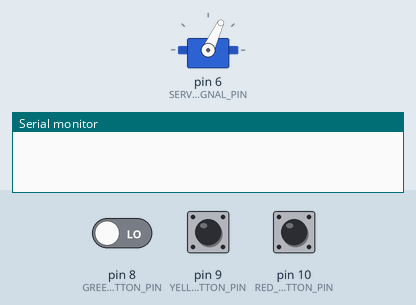
This sketch was run on a simulated Arduino Uno, built with avr-gcc and run on an emulated ATmega328P. Parts: servo, the last lines printed to the serial monitor. Inputs (shaded band) come from the test bench; at power-on: pin 9 (YELLOW_BUTTON_PIN) LOW, pin 10 (RED_BUTTON_PIN) LOW, pin 8 (GREEN_BUTTON_PIN) LOW.

Above: at 1.2 s.
1.3 s: pin 9 (YELLOW_BUTTON_PIN) pulled HIGH for 0.15 s
At 2.2 s:
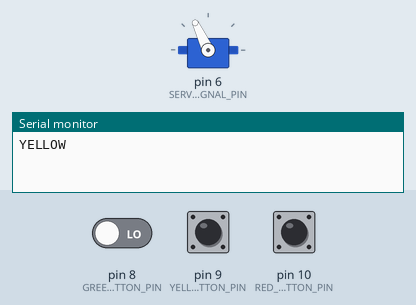
2.9 s: pin 9 (YELLOW_BUTTON_PIN) pulled HIGH for 1 s
At 3.4 s:
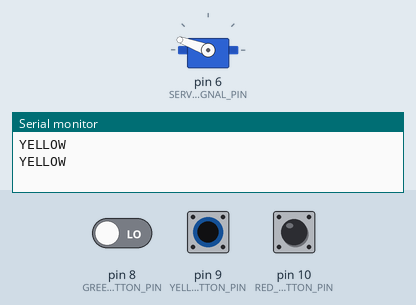
5.4 s: pin 9 (YELLOW_BUTTON_PIN) pulled HIGH for 0.15 s
At 6.5 s:
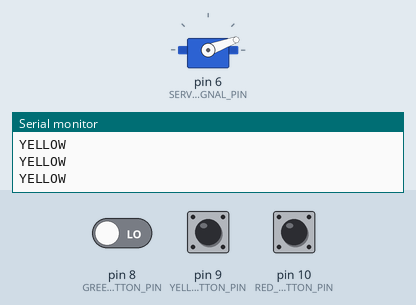
8.6 s: pin 10 (RED_BUTTON_PIN) pulled HIGH for 0.15 s
At 8.9 s:
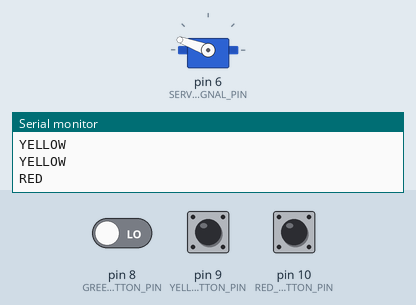
10.2 s: pin 10 (RED_BUTTON_PIN) pulled HIGH for 1 s
At 11.4 s:
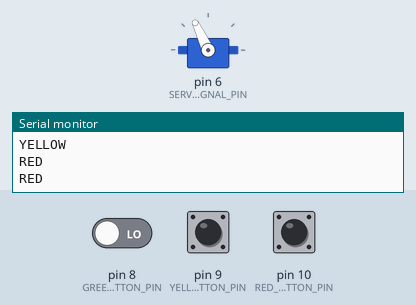
Timing chart, 0 to 13.2 s (numbered marks = the images above; inputs shaded):
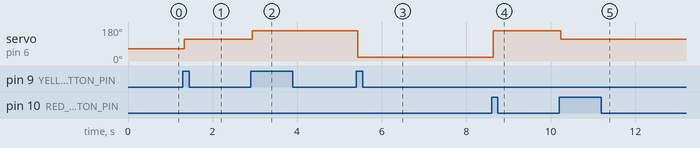

The sketch:

02_WaterConsequences_Arduino.ino
```cpp
#include <Servo.h>

// 02 Water Consequences — three-button serial controller
// Button modules: VCC -> 5V, GND -> GND, OUT -> the pin below.
// This sketch assumes each module's OUT goes HIGH when pressed.
// If your module goes LOW when pressed, change PRESSED_LEVEL to LOW.

const uint8_t RED_BUTTON_PIN = 10;    // Previous water allocation scenario
const uint8_t YELLOW_BUTTON_PIN = 9;  // Next water allocation scenario
const uint8_t GREEN_BUTTON_PIN = 8;   // Confirm current scenario

// SG90 signal wire. Change this if your servo signal is connected elsewhere.
const uint8_t SERVO_SIGNAL_PIN = 6;

const uint8_t PRESSED_LEVEL = HIGH;
const unsigned long DEBOUNCE_MS = 35;

// Website scenario order: Life First, Balanced, Compute First, High Demand.
// The balanced scenario is selected on startup, matching the web page default.
// Adjust these angles to suit the pointer/linkage used in your installation.
const uint8_t SCENARIO_ANGLES[] = {20, 65, 115, 160};
const uint8_t SCENARIO_COUNT = sizeof(SCENARIO_ANGLES) / sizeof(SCENARIO_ANGLES[0]);
uint8_t currentScenario = 1;

struct ButtonState {
  uint8_t pin;
  const char *message;
  int lastReading;
  int stableState;
  unsigned long lastChangeAt;
};

ButtonState buttons[] = {
  {RED_BUTTON_PIN, "RED", LOW, LOW, 0},
  {YELLOW_BUTTON_PIN, "YELLOW", LOW, LOW, 0},
  {GREEN_BUTTON_PIN, "GREEN", LOW, LOW, 0},
};

const uint8_t BUTTON_COUNT = sizeof(buttons) / sizeof(buttons[0]);
Servo scenarioServo;

void sendButtonEvent(const char *message) {
  // The web page reads one command per line at 9600 baud.
  Serial.println(message);
}

void moveServoToScenario() {
  scenarioServo.write(SCENARIO_ANGLES[currentScenario]);
}

void handleButtonPress(uint8_t index) {
  if (index == 0) {
    // Red: previous scenario, wrapping around at either end.
    currentScenario = (currentScenario + SCENARIO_COUNT - 1) % SCENARIO_COUNT;
    moveServoToScenario();
    sendButtonEvent("RED");
  } else if (index == 1) {
    // Yellow: next scenario, wrapping around at either end.
    currentScenario = (currentScenario + 1) % SCENARIO_COUNT;
    moveServoToScenario();
    sendButtonEvent("YELLOW");
  } else {
    // Green: confirm the current scenario. The servo stays at its indicator angle.
    sendButtonEvent("GREEN");
  }
}

void setup() {
  Serial.begin(9600);

  // The button modules provide their own HIGH/LOW output, so use INPUT.
  for (uint8_t i = 0; i < BUTTON_COUNT; i++) {
    pinMode(buttons[i].pin, INPUT);
    const int reading = digitalRead(buttons[i].pin);
    buttons[i].lastReading = reading;
    buttons[i].stableState = reading;
    buttons[i].lastChangeAt = millis();
  }

  scenarioServo.attach(SERVO_SIGNAL_PIN);
  moveServoToScenario();
}

void loop() {
  const unsigned long now = millis();

  for (uint8_t i = 0; i < BUTTON_COUNT; i++) {
    ButtonState &button = buttons[i];
    const int reading = digitalRead(button.pin);

    if (reading != button.lastReading) {
      button.lastReading = reading;
      button.lastChangeAt = now;
    }

    if ((now - button.lastChangeAt) >= DEBOUNCE_MS &&
        reading != button.stableState) {
      button.stableState = reading;

      // Send one event on the press edge; holding the button won't repeat it.
      if (button.stableState == PRESSED_LEVEL) {
        handleButtonPress(i);
      }
    }
  }
}
```

Measured:
- after the input at 1.3 s, servo on pin 6 (SERVO_SIGNAL_PIN): 65° → 115° at once
- after the input at 2.9 s, servo on pin 6 (SERVO_SIGNAL_PIN): 115° → 160° at once
- after the input at 5.4 s, servo on pin 6 (SERVO_SIGNAL_PIN): 160° → 20° at once
- after the input at 8.6 s, servo on pin 6 (SERVO_SIGNAL_PIN): 20° → 160° at once
- after the input at 10.2 s, servo on pin 6 (SERVO_SIGNAL_PIN): 160° → 115° at once
